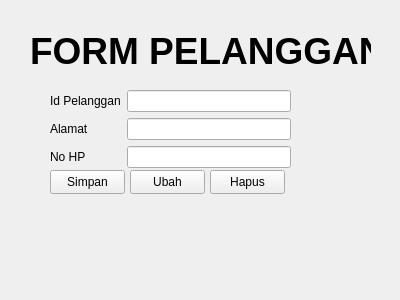
<?xml version="1.0" encoding="UTF-8"?>
<ui version="4.0">
 <class>Form</class>
 <widget class="QWidget" name="Form">
  <property name="geometry">
   <rect>
    <x>0</x>
    <y>0</y>
    <width>400</width>
    <height>300</height>
   </rect>
  </property>
  <property name="windowTitle">
   <string>Form</string>
  </property>
  <widget class="QWidget" name="formLayoutWidget">
   <property name="geometry">
    <rect>
     <x>50</x>
     <y>90</y>
     <width>241</width>
     <height>81</height>
    </rect>
   </property>
   <layout class="QFormLayout" name="formLayout">
    <item row="0" column="0">
     <widget class="QLabel" name="idPelangganLabel">
      <property name="text">
       <string>Id Pelanggan</string>
      </property>
     </widget>
    </item>
    <item row="0" column="1">
     <widget class="QLineEdit" name="idPelangganLineEdit"/>
    </item>
    <item row="1" column="0">
     <widget class="QLabel" name="alamatLabel">
      <property name="text">
       <string>Alamat</string>
      </property>
     </widget>
    </item>
    <item row="1" column="1">
     <widget class="QLineEdit" name="alamatLineEdit"/>
    </item>
    <item row="2" column="0">
     <widget class="QLabel" name="noHPLabel">
      <property name="text">
       <string>No HP</string>
      </property>
     </widget>
    </item>
    <item row="2" column="1">
     <widget class="QLineEdit" name="noHPLineEdit"/>
    </item>
   </layout>
  </widget>
  <widget class="QLabel" name="label">
   <property name="geometry">
    <rect>
     <x>30</x>
     <y>20</y>
     <width>341</width>
     <height>61</height>
    </rect>
   </property>
   <property name="font">
    <font>
     <pointsize>28</pointsize>
     <bold>true</bold>
    </font>
   </property>
   <property name="text">
    <string>FORM PELANGGAN</string>
   </property>
  </widget>
  <widget class="QPushButton" name="pushButton">
   <property name="geometry">
    <rect>
     <x>50</x>
     <y>170</y>
     <width>75</width>
     <height>24</height>
    </rect>
   </property>
   <property name="text">
    <string>Simpan</string>
   </property>
  </widget>
  <widget class="QPushButton" name="pushButton_2">
   <property name="geometry">
    <rect>
     <x>130</x>
     <y>170</y>
     <width>75</width>
     <height>24</height>
    </rect>
   </property>
   <property name="text">
    <string>Ubah</string>
   </property>
  </widget>
  <widget class="QPushButton" name="pushButton_3">
   <property name="geometry">
    <rect>
     <x>210</x>
     <y>170</y>
     <width>75</width>
     <height>24</height>
    </rect>
   </property>
   <property name="text">
    <string>Hapus</string>
   </property>
  </widget>
 </widget>
 <resources/>
 <connections/>
</ui>
